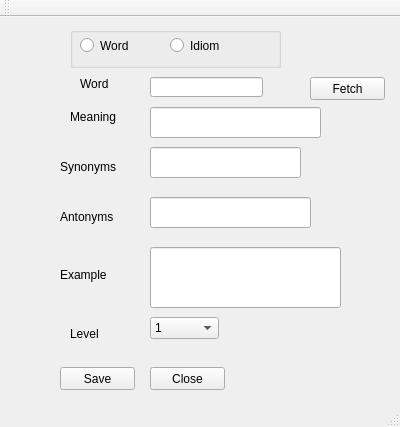
<?xml version="1.0" encoding="UTF-8"?>
<ui version="4.0">
 <class>VocabMain</class>
 <widget class="QMainWindow" name="VocabMain">
  <property name="geometry">
   <rect>
    <x>0</x>
    <y>0</y>
    <width>400</width>
    <height>427</height>
   </rect>
  </property>
  <property name="windowTitle">
   <string>VocabMain</string>
  </property>
  <widget class="QWidget" name="centralWidget">
   <widget class="QLabel" name="labelWord">
    <property name="geometry">
     <rect>
      <x>80</x>
      <y>60</y>
      <width>46</width>
      <height>13</height>
     </rect>
    </property>
    <property name="text">
     <string>Word</string>
    </property>
   </widget>
   <widget class="QLabel" name="labelMeaning">
    <property name="geometry">
     <rect>
      <x>70</x>
      <y>90</y>
      <width>61</width>
      <height>20</height>
     </rect>
    </property>
    <property name="text">
     <string>Meaning</string>
    </property>
   </widget>
   <widget class="QLabel" name="labelSyn">
    <property name="geometry">
     <rect>
      <x>60</x>
      <y>140</y>
      <width>61</width>
      <height>20</height>
     </rect>
    </property>
    <property name="text">
     <string>Synonyms</string>
    </property>
   </widget>
   <widget class="QLabel" name="labelAnt">
    <property name="geometry">
     <rect>
      <x>60</x>
      <y>190</y>
      <width>61</width>
      <height>20</height>
     </rect>
    </property>
    <property name="text">
     <string>Antonyms</string>
    </property>
   </widget>
   <widget class="QLabel" name="labelDesc">
    <property name="geometry">
     <rect>
      <x>60</x>
      <y>250</y>
      <width>61</width>
      <height>16</height>
     </rect>
    </property>
    <property name="text">
     <string>Example</string>
    </property>
   </widget>
   <widget class="QLabel" name="labelLevel">
    <property name="geometry">
     <rect>
      <x>70</x>
      <y>310</y>
      <width>46</width>
      <height>13</height>
     </rect>
    </property>
    <property name="text">
     <string>Level</string>
    </property>
   </widget>
   <widget class="QPushButton" name="buttonSave">
    <property name="geometry">
     <rect>
      <x>60</x>
      <y>350</y>
      <width>75</width>
      <height>23</height>
     </rect>
    </property>
    <property name="text">
     <string>Save</string>
    </property>
   </widget>
   <widget class="QPushButton" name="buttonClose">
    <property name="geometry">
     <rect>
      <x>150</x>
      <y>350</y>
      <width>75</width>
      <height>23</height>
     </rect>
    </property>
    <property name="text">
     <string>Close</string>
    </property>
   </widget>
   <widget class="QPushButton" name="buttonFetch">
    <property name="geometry">
     <rect>
      <x>310</x>
      <y>60</y>
      <width>75</width>
      <height>23</height>
     </rect>
    </property>
    <property name="text">
     <string>Fetch</string>
    </property>
   </widget>
   <widget class="QComboBox" name="comboBox">
    <property name="geometry">
     <rect>
      <x>150</x>
      <y>300</y>
      <width>69</width>
      <height>22</height>
     </rect>
    </property>
    <item>
     <property name="text">
      <string>1</string>
     </property>
    </item>
    <item>
     <property name="text">
      <string>2</string>
     </property>
    </item>
    <item>
     <property name="text">
      <string>3</string>
     </property>
    </item>
    <item>
     <property name="text">
      <string>4</string>
     </property>
    </item>
    <item>
     <property name="text">
      <string>5</string>
     </property>
    </item>
   </widget>
   <widget class="QGroupBox" name="groupBox">
    <property name="geometry">
     <rect>
      <x>70</x>
      <y>10</y>
      <width>211</width>
      <height>41</height>
     </rect>
    </property>
    <property name="title">
     <string/>
    </property>
    <widget class="QRadioButton" name="radioWord">
     <property name="geometry">
      <rect>
       <x>10</x>
       <y>10</y>
       <width>82</width>
       <height>17</height>
      </rect>
     </property>
     <property name="text">
      <string>Word</string>
     </property>
    </widget>
    <widget class="QRadioButton" name="radioIdiom">
     <property name="geometry">
      <rect>
       <x>100</x>
       <y>10</y>
       <width>82</width>
       <height>17</height>
      </rect>
     </property>
     <property name="text">
      <string>Idiom</string>
     </property>
    </widget>
   </widget>
   <widget class="QLineEdit" name="fieldWord">
    <property name="geometry">
     <rect>
      <x>150</x>
      <y>60</y>
      <width>113</width>
      <height>20</height>
     </rect>
    </property>
   </widget>
   <widget class="QLineEdit" name="fieldMeaning">
    <property name="geometry">
     <rect>
      <x>150</x>
      <y>90</y>
      <width>171</width>
      <height>31</height>
     </rect>
    </property>
   </widget>
   <widget class="QLineEdit" name="fieldSyn">
    <property name="geometry">
     <rect>
      <x>150</x>
      <y>130</y>
      <width>151</width>
      <height>31</height>
     </rect>
    </property>
   </widget>
   <widget class="QLineEdit" name="fieldAnt">
    <property name="geometry">
     <rect>
      <x>150</x>
      <y>180</y>
      <width>161</width>
      <height>31</height>
     </rect>
    </property>
   </widget>
   <widget class="QLineEdit" name="fieldEx">
    <property name="geometry">
     <rect>
      <x>150</x>
      <y>230</y>
      <width>191</width>
      <height>61</height>
     </rect>
    </property>
   </widget>
  </widget>
  <widget class="QToolBar" name="mainToolBar">
   <attribute name="toolBarArea">
    <enum>TopToolBarArea</enum>
   </attribute>
   <attribute name="toolBarBreak">
    <bool>false</bool>
   </attribute>
  </widget>
  <widget class="QStatusBar" name="statusBar"/>
 </widget>
 <layoutdefault spacing="6" margin="11"/>
 <resources/>
 <connections/>
</ui>
